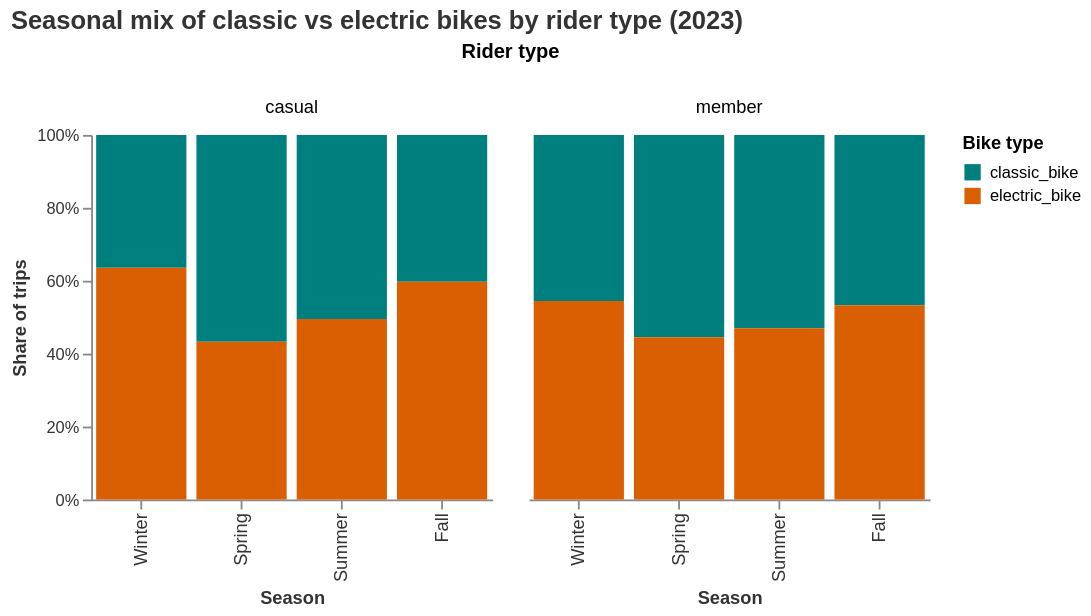

Source (notebook cell):
### Markdown cell above
Seasonal and daily trends:
- Summer months (June–August) exhibit the highest overall ridership, peaking above 250,000 rides/hour during the evening rush.
- Winter months (December–February) see much lower volumes, typically under 150,000 rides/hour.
- Peak ridership consistently occurs at 8–9 AM and 5–7 PM, matching typical commute hours for members.

Member vs casual patterns:
- Members dominate total rides every month, with pronounced weekday commute peaks.
- Casual riders (blue line) have flatter patterns and contribute more on weekends and afternoons, especially in summer.

Insights:
- Citi Bike demand is strongly seasonal and closely follows NYC commuting patterns.
- Evening peaks are higher and wider than morning peaks, especially in warmer months.
- Leisure and tourist use (casual riders) rises sharply in summer, but never surpasses member commutes.

Ridership falls off sharply in winter, indicating weather’s strong impact on bike share usage.

Suggestions:
- Fleet planning and rebalancing should be adjusted for summer surges and winter declines.
- System is used overwhelmingly for commuting, but leisure traffic is significant in summer.

### Code cell
# Professional color palette: classic = muted blue, electric = muted orange
ddf["month"] = ddf["start_time"].dt.month


def month_to_season(m):
    if m in [12, 1, 2]:
        return "Winter"
    elif m in [3, 4, 5]:
        return "Spring"
    elif m in [6, 7, 8]:
        return "Summer"
    else:
        return "Fall"


# Map month → season
ddf["season"] = ddf["month"].map(month_to_season)


# 2) Aggregate by season, bike type, and rider type
season_bike = (
    ddf.groupby(["season", "rideable_type", "member_casual"])
       .size()
       .compute()
       .reset_index(name="rides")
)


# Order seasons
season_order = ["Winter", "Spring", "Summer", "Fall"]
season_bike["season"] = pd.Categorical(season_bike["season"], categories=season_order, ordered=True)
season_bike = season_bike.sort_values(["season", "rideable_type"])


# Compute share within each season + rider type
season_bike_share = (
    season_bike
    .groupby(["season", "member_casual"])
    .apply(lambda g: g.assign(share=g["rides"] / g["rides"].sum()))
    .reset_index(drop=True)
)


bike_color_scale = alt.Scale(
    domain=["classic_bike", "electric_bike"],
    range=["#007f7f","#d95f02"]
)

chart_season_share = (
    alt.Chart(season_bike_share)
    .mark_bar()
    .encode(
        x=alt.X(
            "season:N",
            sort=season_order,
            title="Season"
        ),
        y=alt.Y(
            "share:Q",
            title="Share of trips",
            axis=alt.Axis(format="%", labelFontSize=9, titleFontSize=10)
        ),
        color=alt.Color(
            "rideable_type:N",
            title="Bike type",
            scale=bike_color_scale
        ),
        column=alt.Column(
            "member_casual:N",
            title="Rider type"
        ),
        tooltip=[
            alt.Tooltip("season:N", title="Season"),
            alt.Tooltip("member_casual:N", title="Rider type"),
            alt.Tooltip("rideable_type:N", title="Bike type"),
            alt.Tooltip("share:Q", title="Share of trips", format=".1%")
        ]
    )
    .properties(
        title="Seasonal mix of classic vs electric bikes by rider type (2023)",
        width=220,
        height=200
    )
    .configure_axis(
        labelFontSize=10,
        titleFontSize=10,
        labelColor="#333",
        titleColor="#333",
        grid=False
    )
    .configure_legend(
        titleFontSize=10,
        labelFontSize=9,
        orient="right",
        symbolSize=80
    )
    .configure_title(
        fontSize=14,
        anchor="start",
        color="#333"
    )
    .configure_view(
        strokeWidth=0
    )
)

chart_season_share

### Figure 1 — Vega-Lite specification as saved in the notebook (floating-point values rounded to 4 significant figures)
{"config": {"view": {"continuousWidth": 300, "continuousHeight": 300, "strokeWidth": 0}, "axis": {"grid": false, "labelColor": "#333", "labelFontSize": 10, "titleColor": "#333", "titleFontSize": 10}, "legend": {"labelFontSize": 9, "orient": "right", "symbolSize": 80, "titleFontSize": 10}, "title": {"anchor": "start", "color": "#333", "fontSize": 14}}, "data": {"name": "data-0797e6e9eaa5f28cce92a86733cb7583"}, "mark": {"type": "bar"}, "encoding": {"color": {"field": "rideable_type", "scale": {"domain": ["classic_bike", "electric_bike"], "range": ["#007f7f", "#d95f02"]}, "title": "Bike type", "type": "nominal"}, "column": {"field": "member_casual", "title": "Rider type", "type": "nominal"}, "tooltip": [{"field": "season", "title": "Season", "type": "nominal"}, {"field": "member_casual", "title": "Rider type", "type": "nominal"}, {"field": "rideable_type", "title": "Bike type", "type": "nominal"}, {"field": "share", "format": ".1%", "title": "Share of trips", "type": "quantitative"}], "x": {"field": "season", "sort": ["Winter", "Spring", "Summer", "Fall"], "title": "Season", "type": "nominal"}, "y": {"axis": {"format": "%", "labelFontSize": 9, "titleFontSize": 10}, "field": "share", "title": "Share of trips", "type": "quantitative"}}, "height": 200, "title": "Seasonal mix of classic vs electric bikes by rider type (2023)", "width": 220, "$schema": "https://vega.github.io/schema/vega-lite/v5.20.1.json", "datasets": {"data-0797e6e9eaa5f28cce92a86733cb7583": [{"season": "Winter", "rideable_type": "classic_bike", "member_casual": "casual", "rides": 264298, "share": 0.3643}, {"season": "Winter", "rideable_type": "electric_bike", "member_casual": "casual", "rides": 461200, "share": 0.6357}, {"season": "Winter", "rideable_type": "classic_bike", "member_casual": "member", "rides": 2191574, "share": 0.4553}, {"season": "Winter", "rideable_type": "electric_bike", "member_casual": "member", "rides": 2621460, "share": 0.5447}, {"season": "Spring", "rideable_type": "classic_bike", "member_casual": "casual", "rides": 777969, "share": 0.5672}, {"season": "Spring", "rideable_type": "electric_bike", "member_casual": "casual", "rides": 593676, "share": 0.4328}, {"season": "Spring", "rideable_type": "classic_bike", "member_casual": "member", "rides": 3692567, "share": 0.555}, {"season": "Spring", "rideable_type": "electric_bike", "member_casual": "member", "rides": 2961201, "share": 0.445}, {"season": "Summer", "rideable_type": "classic_bike", "member_casual": "casual", "rides": 1138284, "share": 0.5049}, {"season": "Summer", "rideable_type": "electric_bike", "member_casual": "casual", "rides": 1116301, "share": 0.4951}, {"season": "Summer", "rideable_type": "classic_bike", "member_casual": "member", "rides": 4448860, "share": 0.5302}, {"season": "Summer", "rideable_type": "electric_bike", "member_casual": "member", "rides": 3941406, "share": 0.4698}, {"season": "Fall", "rideable_type": "classic_bike", "member_casual": "casual", "rides": 717007, "share": 0.4025}, {"season": "Fall", "rideable_type": "electric_bike", "member_casual": "casual", "rides": 1064283, "share": 0.5975}, {"season": "Fall", "rideable_type": "classic_bike", "member_casual": "member", "rides": 3696228, "share": 0.4673}, {"season": "Fall", "rideable_type": "electric_bike", "member_casual": "member", "rides": 4212994, "share": 0.5327}]}}
